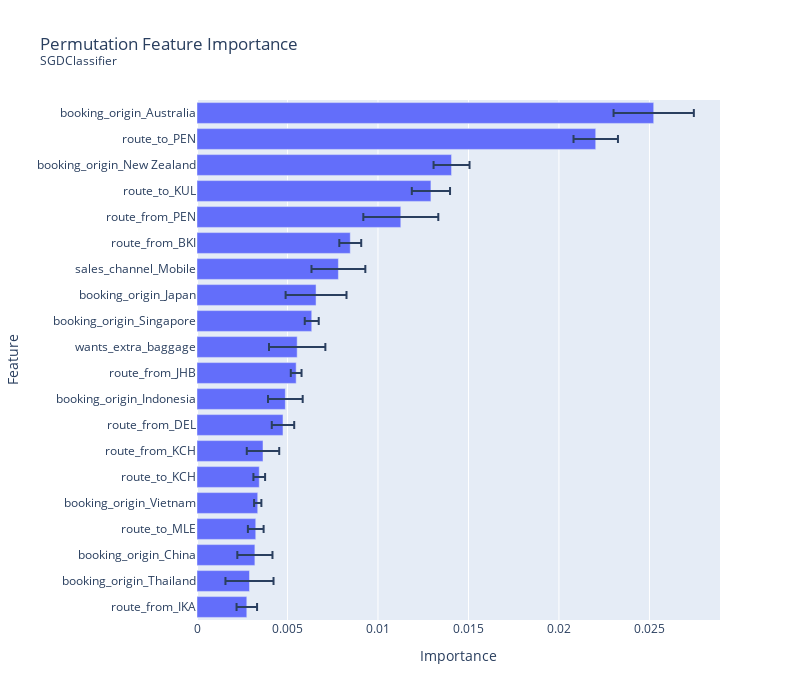

The notebook cell this image was saved under:
### Code cell
sgd_model = best_models["SGDClassifier"]["estimator"]

plot_importance(sgd_model, X_test, y_test)

### Figure 1 — Plotly figure (JSON) as saved in the notebook; plotly's stock layout.template omitted (floating-point values rounded to 4 significant figures)
{"data": [{"alignmentgroup": "True", "error_x": {"array": [0.002218, 0.001228, 0.0009934, 0.001056, 0.002072, 0.000605, 0.001488, 0.001682, 0.0003864, 0.001557, 0.0002966, 0.0009581, 0.0006199, 0.0008963, 0.0003225, 0.0002014, 0.0004345, 0.0009711, 0.001329, 0.0005667]}, "hovertemplate": "Importance=%{x}<br>Feature=%{y}<extra></extra>", "legendgroup": "", "marker": {"color": "#636efa", "pattern": {"shape": ""}}, "name": "", "offsetgroup": "", "orientation": "h", "showlegend": false, "textposition": "auto", "type": "bar", "x": [0.02524, 0.02203, 0.01407, 0.01293, 0.01126, 0.008469, 0.007813, 0.006578, 0.00634, 0.005535, 0.00548, 0.004882, 0.004751, 0.003647, 0.00344, 0.003356, 0.003247, 0.003199, 0.0029, 0.002752], "xaxis": "x", "y": ["booking_origin_Australia", "route_to_PEN", "booking_origin_New Zealand", "route_to_KUL", "route_from_PEN", "route_from_BKI", "sales_channel_Mobile", "booking_origin_Japan", "booking_origin_Singapore", "wants_extra_baggage", "route_from_JHB", "booking_origin_Indonesia", "route_from_DEL", "route_from_KCH", "route_to_KCH", "booking_origin_Vietnam", "route_to_MLE", "booking_origin_China", "booking_origin_Thailand", "route_from_IKA"], "yaxis": "y"}], "layout": {"barmode": "relative", "height": 700, "legend": {"tracegroupgap": 0}, "title": {"text": "Permutation Feature Importance<br><sup>SGDClassifier</sup>"}, "width": 800, "xaxis": {"anchor": "y", "domain": [0, 1], "title": {"text": "Importance"}}, "yaxis": {"anchor": "x", "categoryorder": "total ascending", "domain": [0, 1], "title": {"text": "Feature"}}}}
